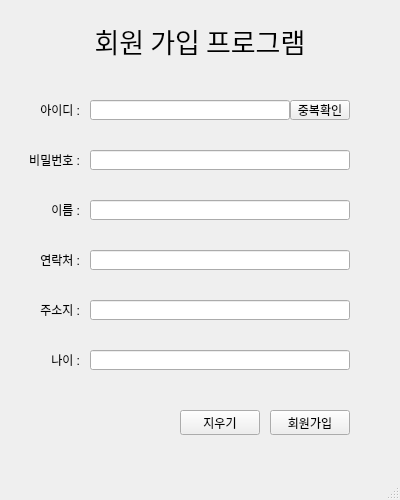
<?xml version="1.0" encoding="UTF-8"?>
<ui version="4.0">
 <class>MainWindow</class>
 <widget class="QMainWindow" name="MainWindow">
  <property name="geometry">
   <rect>
    <x>0</x>
    <y>0</y>
    <width>400</width>
    <height>500</height>
   </rect>
  </property>
  <property name="windowTitle">
   <string>MainWindow</string>
  </property>
  <widget class="QWidget" name="centralwidget">
   <widget class="QLabel" name="label">
    <property name="geometry">
     <rect>
      <x>50</x>
      <y>20</y>
      <width>300</width>
      <height>41</height>
     </rect>
    </property>
    <property name="font">
     <font>
      <family>HY궁서B</family>
      <pointsize>20</pointsize>
     </font>
    </property>
    <property name="text">
     <string>회원 가입 프로그램</string>
    </property>
    <property name="alignment">
     <set>Qt::AlignCenter</set>
    </property>
   </widget>
   <widget class="QLabel" name="label_2">
    <property name="geometry">
     <rect>
      <x>20</x>
      <y>100</y>
      <width>60</width>
      <height>20</height>
     </rect>
    </property>
    <property name="text">
     <string>아이디 :</string>
    </property>
    <property name="alignment">
     <set>Qt::AlignRight|Qt::AlignTrailing|Qt::AlignVCenter</set>
    </property>
   </widget>
   <widget class="QPushButton" name="join_btn">
    <property name="geometry">
     <rect>
      <x>270</x>
      <y>410</y>
      <width>80</width>
      <height>25</height>
     </rect>
    </property>
    <property name="text">
     <string>회원가입</string>
    </property>
   </widget>
   <widget class="QLineEdit" name="memberid_edit">
    <property name="geometry">
     <rect>
      <x>90</x>
      <y>100</y>
      <width>200</width>
      <height>20</height>
     </rect>
    </property>
   </widget>
   <widget class="QLineEdit" name="password_edit">
    <property name="geometry">
     <rect>
      <x>90</x>
      <y>150</y>
      <width>260</width>
      <height>20</height>
     </rect>
    </property>
   </widget>
   <widget class="QLineEdit" name="name_edit">
    <property name="geometry">
     <rect>
      <x>90</x>
      <y>200</y>
      <width>260</width>
      <height>20</height>
     </rect>
    </property>
   </widget>
   <widget class="QLineEdit" name="phone_edit">
    <property name="geometry">
     <rect>
      <x>90</x>
      <y>250</y>
      <width>260</width>
      <height>20</height>
     </rect>
    </property>
   </widget>
   <widget class="QLineEdit" name="address_edit">
    <property name="geometry">
     <rect>
      <x>90</x>
      <y>300</y>
      <width>260</width>
      <height>20</height>
     </rect>
    </property>
   </widget>
   <widget class="QLineEdit" name="age_edit">
    <property name="geometry">
     <rect>
      <x>90</x>
      <y>350</y>
      <width>260</width>
      <height>20</height>
     </rect>
    </property>
   </widget>
   <widget class="QLabel" name="label_3">
    <property name="geometry">
     <rect>
      <x>20</x>
      <y>150</y>
      <width>60</width>
      <height>20</height>
     </rect>
    </property>
    <property name="text">
     <string>비밀번호 :</string>
    </property>
    <property name="alignment">
     <set>Qt::AlignRight|Qt::AlignTrailing|Qt::AlignVCenter</set>
    </property>
   </widget>
   <widget class="QLabel" name="label_4">
    <property name="geometry">
     <rect>
      <x>20</x>
      <y>200</y>
      <width>60</width>
      <height>20</height>
     </rect>
    </property>
    <property name="text">
     <string>이름 :</string>
    </property>
    <property name="alignment">
     <set>Qt::AlignRight|Qt::AlignTrailing|Qt::AlignVCenter</set>
    </property>
   </widget>
   <widget class="QLabel" name="label_5">
    <property name="geometry">
     <rect>
      <x>20</x>
      <y>250</y>
      <width>60</width>
      <height>20</height>
     </rect>
    </property>
    <property name="text">
     <string>연락처 :</string>
    </property>
    <property name="alignment">
     <set>Qt::AlignRight|Qt::AlignTrailing|Qt::AlignVCenter</set>
    </property>
   </widget>
   <widget class="QLabel" name="label_6">
    <property name="geometry">
     <rect>
      <x>20</x>
      <y>300</y>
      <width>60</width>
      <height>20</height>
     </rect>
    </property>
    <property name="text">
     <string>주소지 :</string>
    </property>
    <property name="alignment">
     <set>Qt::AlignRight|Qt::AlignTrailing|Qt::AlignVCenter</set>
    </property>
   </widget>
   <widget class="QLabel" name="label_7">
    <property name="geometry">
     <rect>
      <x>20</x>
      <y>350</y>
      <width>60</width>
      <height>20</height>
     </rect>
    </property>
    <property name="text">
     <string>나이 :</string>
    </property>
    <property name="alignment">
     <set>Qt::AlignRight|Qt::AlignTrailing|Qt::AlignVCenter</set>
    </property>
   </widget>
   <widget class="QPushButton" name="clear_btn">
    <property name="geometry">
     <rect>
      <x>180</x>
      <y>410</y>
      <width>80</width>
      <height>25</height>
     </rect>
    </property>
    <property name="text">
     <string>지우기</string>
    </property>
   </widget>
   <widget class="QPushButton" name="check_btn">
    <property name="geometry">
     <rect>
      <x>290</x>
      <y>100</y>
      <width>60</width>
      <height>20</height>
     </rect>
    </property>
    <property name="text">
     <string>중복확인</string>
    </property>
   </widget>
  </widget>
  <widget class="QMenuBar" name="menubar">
   <property name="geometry">
    <rect>
     <x>0</x>
     <y>0</y>
     <width>400</width>
     <height>21</height>
    </rect>
   </property>
  </widget>
  <widget class="QStatusBar" name="statusbar"/>
 </widget>
 <resources/>
 <connections/>
</ui>
